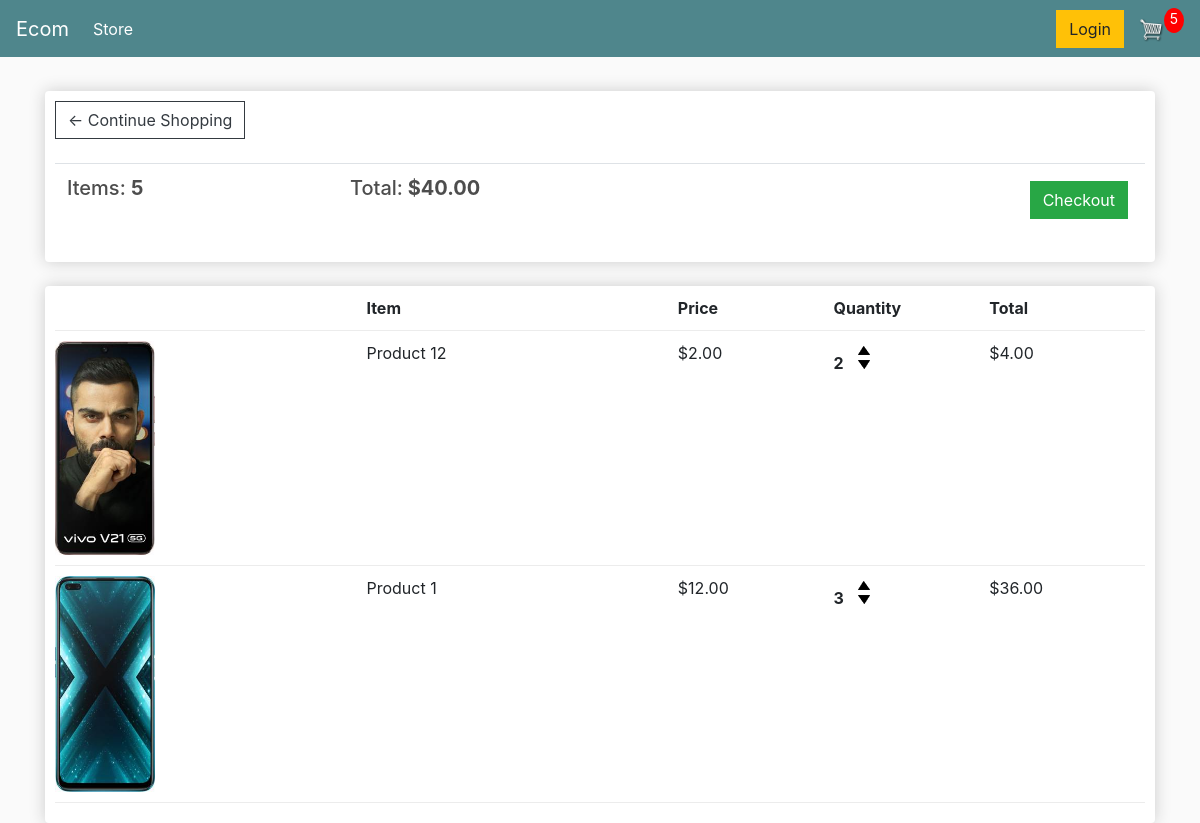
The page /cart/ (signed in) on the database as committed earlier.
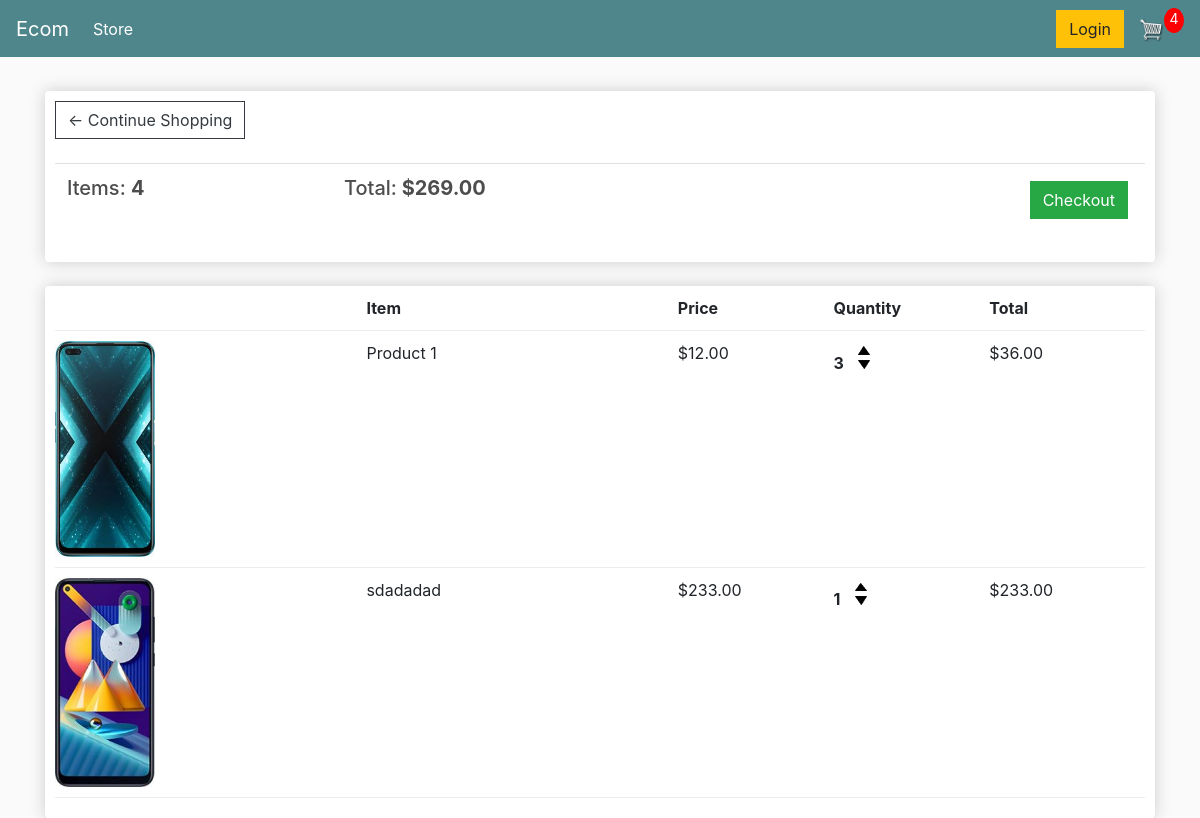
The same page on the database as committed later.
### store/models.py (models this page shows, shortened)
class Order(models.Model):
    customer = models.ForeignKey(Customer, on_delete=models.SET_NULL, null=True, blank=True)
    date_ordered = models.DateTimeField(auto_now_add=True)
    complete = models.BooleanField(default=False)
    transction_id = models.CharField(max_length=100, null=True)
    @property
    def get_cart_total(self):
        orderitems = self.orderitem_set.all()
        total = sum([item.get_total for item in orderitems])
        return total
    @property
    def get_cart_items(self):
        orderitems = self.orderitem_set.all()
        total = sum([item.quantity for item in orderitems])
        return total

class OrderItem(models.Model):
    product = models.ForeignKey(Product,on_delete=models.SET_NULL, null=True)
    order = models.ForeignKey(Order, on_delete=models.SET_NULL, null=True)
    quantity = models.IntegerField(default=0, null=True, blank=True)
    date_added = models.DateTimeField(auto_now_add=True)
    @property
    def get_total(self):
        total = self.product.price * self.quantity
        return total

class Product(models.Model):
    name = models.CharField(max_length=200)
    price = models.DecimalField(max_digits=7, decimal_places=2)
    digital = models.BooleanField(default=False, null=True, blank=True)
    image = models.ImageField(null=True, blank=True)
    @property
    def imageURL(self):
        try:
            url = self.image.url
        except:
            url = ''
        return url

### store/views.py (the view)
# urls.py: path('cart/', views.cart, name="cart"),
def cart(request):
    data = cartData(request)
    cartItems = data['cartItems']
    order = data['order']
    items = data['items']
    context = {'items':items, 'order':order, 'cartItems': cartItems}
    return render(request, 'store/cart.html', context)

### store/utils.py (called while the page is built)
def cartData(request):
    if request.user.is_authenticated:
        customer = request.user.customer
        order, created = Order.objects.get_or_create(customer=customer, complete=False)
        items = order.orderitem_set.all()
        cartItems = order.get_cart_items
    else:
       cookieData = cookieCart(request)
       cartItems = cookieData['cartItems']
       order = cookieData['order']
       items = cookieData['items']
    return{'cartItems':cartItems, 'items':items, 'order':order}

### store/templates/store/cart.html
{% extends 'store/main.html' %}
{% load static %}
{% block content %}
	<div class="row">
		<div class="col-lg-12">
			<div class="box-element">
				<a  class="btn btn-outline-dark" href="{% url 'store' %}">&#x2190; Continue Shopping</a>
				<br>
				<br>
				<table class="table">
					<tr>
						<th><h5>Items: <strong>{{ order.get_cart_items }}</strong></h5></th>
						<th><h5>Total:<strong> ${{ order.get_cart_total|floatformat:2 }}</strong></h5></th>
						<th>
							<a  style="float:right; margin:5px;" class="btn btn-success" href="{% url 'checkout' %}">Checkout</a>
						</th>
					</tr>
				</table>
			</div>
			<br>
			<div class="box-element">
				<div class="cart-row">
					<div style="flex:2"></div>
					<div style="flex:2"><strong>Item</strong></div>
					<div style="flex:1"><strong>Price</strong></div>
					<div style="flex:1"><strong>Quantity</strong></div>
					<div style="flex:1"><strong>Total</strong></div>
				</div>
				{% for item in items %}
				<div class="cart-row">
					<div style="flex:2"><img class="row-image" src="{{ item.product.imageURL }}"></div>
					<div style="flex:2"><p>{{ item.product.name }}</p></div>
					<div style="flex:1"><p>${{ item.product.price|floatformat:2 }}</p></div>
					<div style="flex:1">
						<p class="quantity">{{ item.quantity }}</p>
						<div class="quantity">
							<img data-product="{{item.product.id}}" data-action="add" class="chg-quantity update-cart"  src="{% static  'images/arrow-up.png' %}">
							<img data-product="{{item.product.id}}" data-action="remove" class="chg-quantity update-cart" src="{% static  'images/arrow-down.png' %}">
						</div>
					</div>
					<div style="flex:1"><p>${{item.get_total}}</p></div>
				</div>
				{% endfor %}
			</div>
		</div>
	</div>
{% endblock content %}

Rows that differ between the two databases and show on the page:
removed OrderItem: product.imageURL (picture), product.name "Product 12", product.price "2.00", quantity "2", get_total "4.00"
computed for Order: get_cart_items "5" → "4"; get_cart_total "40.00" → "269.00"
added OrderItem: product.imageURL (picture), product.name "sdadadad", product.price "233.00", quantity "1", get_total "233.00"
Other text that changed with them:
{{ cartItems }}: "5" → "4"
